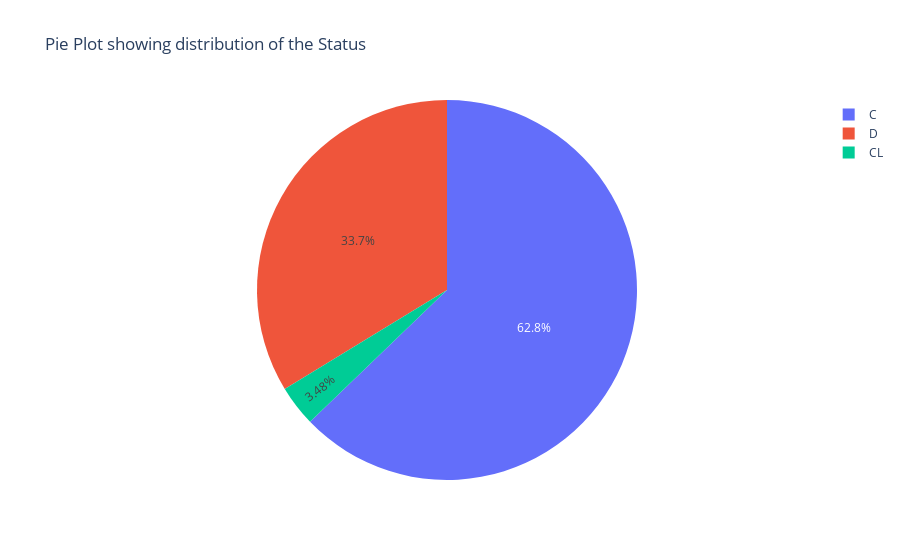

This figure's notebook cell:
### Code cell
import plotly.express as px
# piechart
df_pie = df['Status'].value_counts().reset_index()
df_pie.columns = ['Status', 'count']
fig_pie = px.pie(df_pie, values='count', names='Status', title="Pie Plot showing distribution of the Status")

fig_pie.show()

### Figure 1 — Plotly figure (JSON) as saved in the notebook; plotly's stock layout.template omitted (floating-point values rounded to 4 significant figures)
{"data": [{"domain": {"x": [0, 1], "y": [0, 1]}, "hovertemplate": "Status=%{label}<br>count=%{value}<extra></extra>", "labels": ["C", "D", "CL"], "legendgroup": "", "name": "", "showlegend": true, "type": "pie", "values": [4965, 2665, 275]}], "layout": {"legend": {"tracegroupgap": 0}, "title": {"text": "Pie Plot showing distribution of the Status"}}}
